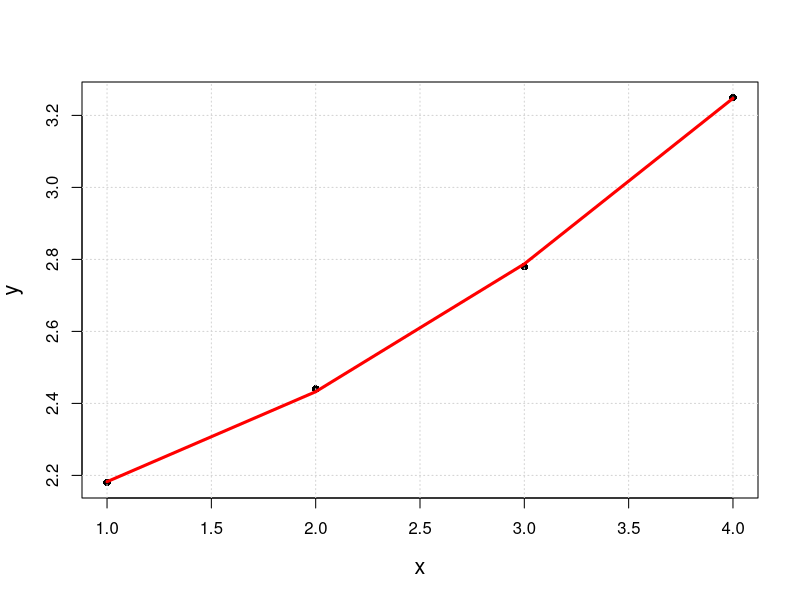

Recreate this plot in R.
df <- structure(list(x = c(1,2,3,4),y=c(2.18,2.44,2.78,3.25),class="data.frame"))
x2 <- df$x^2
quadratic.model <- lm(df$y ~ df$x + x2)
summary(quadratic.model)
xvalues <- seq(1,4,1)
predicty <- predict(quadratic.model,list(x=xvalues,x2=xvalues^2))
plot(df$x,df$y,pch=16,xlab="x",ylab="y",cex.lab=1.3)
par(lab = c(20,20,10))
grid()
lines(df$x,predicty, col = "red", lwd=3)

